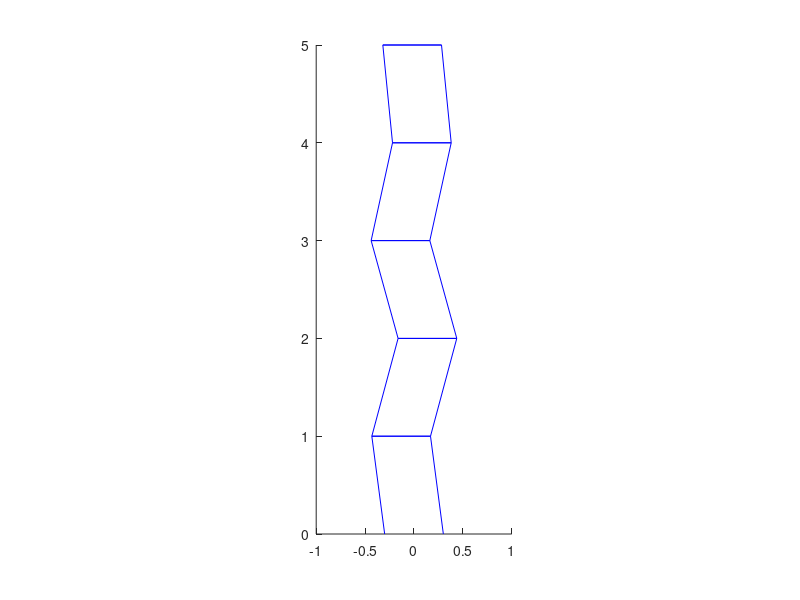
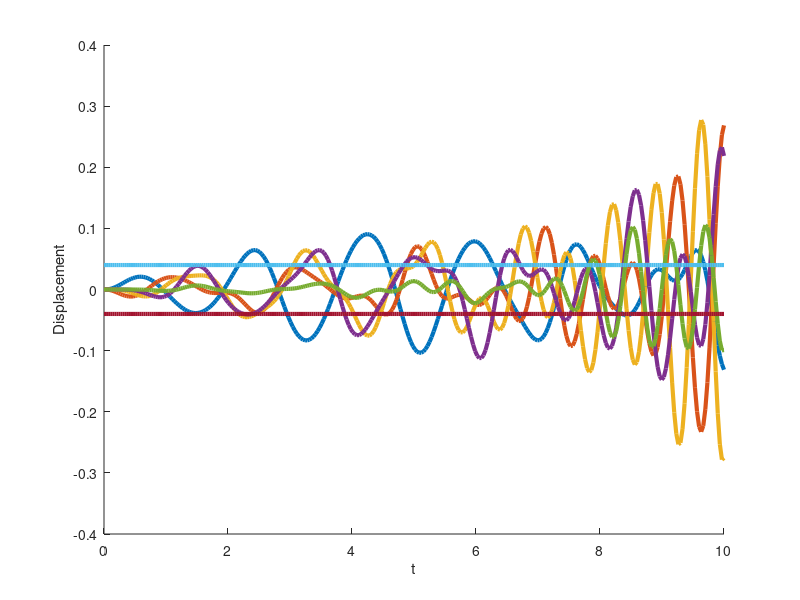

These figures' MATLAB source, in order: (Note: this script raises an error after producing the figures.)
clear all
close all

% Parameters
N = 5;
m = 100*[9, 4, 4, 7, 1]; % part (a) and later part (e)
k = 10000*ones(1,N);     % part (a) and later part (e)
c = 200*ones(1,N);       % part (a) and later part (e)

M = m.*eye(N); % part (a)
K = diag(k(2:end),1) + diag(-k-[k(2:end),0]) + diag(k(2:end),-1); % part (a)
C = diag(c(2:end),1) + diag(-c-[c(2:end),0]) + diag(c(2:end),-1); % part (a)

a = 0.3;
omega = 3;
f = @(t) [a*cos(omega*t);zeros(N-1,1)];

% X'' = M^{-1}KX + M^(-1)CX'+F, X(0)=0 and X'(0)=0
% Rewrite this equation so that it is in the form x' = [X;X']' = Ax + F(t)
% by finding A (I have supplied F and the initial condition for you)
A = [zeros(N, N), eye(N, N); M^-1*K, M^-1*C]; % part (a)
F = @(t) [zeros(N,1); f(t)];

% Initial condition
x0 = zeros(2*N,1);

% Rate of change of state x
RHS = @(x,t) A*x + F(t);

% Solver parameters and domain  
Nt = 300;
tmax = 10;
t = linspace(0,tmax,Nt);
dt = t(2)-t(1);
x = zeros(2*N,Nt); % Here we store the solution at each timestep in separate (Nt) columns
 
% Set initial condition to solution in first column
x(:,1) = x0;

% Iterate Eulers method for every timestep and later iterate Heun's method for accuracy.
for i = 2:Nt
    x(:,i) = x(:,i-1) + dt*RHS(x(:,i-1), t(i-1)); % part (b) and then part (d) (two different codes, you will probably use more than one line for part (d))
end
 
% Create animation of building --- you do not need to touch this.
xpos = x(1:N,:);
halfwidth = 0.3;
figure(1),
for i = 1:Nt
    cla, hold on
    plot(xpos(:,i)-halfwidth,[1:N],'b')
    plot(xpos(:,i)+halfwidth,[1:N],'b')
    plot([0, xpos(1,i)]+halfwidth,[0, 1],'b')
    plot([0, xpos(1,i)]-halfwidth,[0, 1],'b')

    for j = 1:N
        plot([xpos(j,i)+halfwidth, xpos(j,i)-halfwidth],[j, j],'b')
        plot([xpos(j,i)+halfwidth, xpos(j,i)-halfwidth],[j, j],'b')
    end

    axis equal
    xlim([-1 1])
    ylim([0 N])
    drawnow
end
 
 
% Create figure showing the inter-floor displacement from each floor to the
% floor below it (in the case of Floor 1, it is the displacement of Floor 1
% compared to the ground).
figure (2)
cla
hold on
displacement = x(1:N,:) - [zeros(1,Nt); x(1:N-1,:)]; % part c
for i = 1:N
    plot(t',displacement(i,:),'LineWidth',3)
end
plot(t', 0.04*ones(Nt,1),'LineWidth',3)
plot(t', -0.04*ones(Nt,1),'LineWidth',3)
xlabel('t')
ylabel('Displacement')
newcolors = {'#F00','#F80','#FF0','#0B0','#00F','#FF0090','#FF0090'};
colororder(newcolors)
legend('Floor 1','Floor 2','Floor 3','Floor 4','Floor 5','Threshold','Threshold');
 
 
